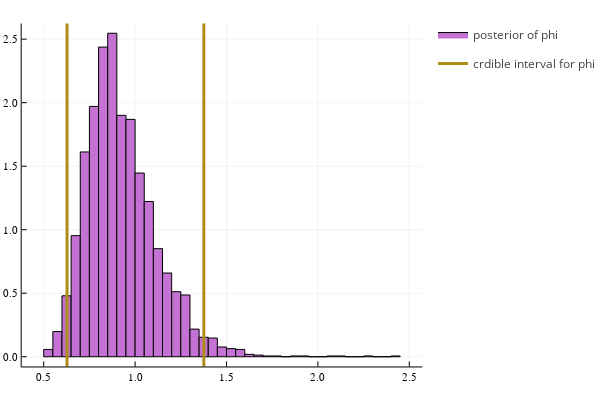

The notebook cell this image was saved under:
### Code cell
p = histogram(post_phi_thinning,normalize = true,c = 4,
    label = "posterior of phi")
credible_interval = quantile(post_phi_thinning,(2.5,97.5)./100)

vline!([credible_interval[1],credible_interval[2]],linewidth = 3,c = 5, 
label = "crdible interval for phi")
# savefig("lin reg 5")

### Figure 1 — Plotly figure (JSON) as saved in the notebook; plotly's stock layout.template omitted (floating-point values rounded to 4 significant figures)
{"data": [{"fill": "tozeroy", "fillcolor": "rgba(195, 113, 210, 1.000)", "legendgroup": "posterior of phi", "line": {"color": "rgba(0, 0, 0, 1.000)", "dash": "solid", "width": 1}, "mode": "lines", "name": "posterior of phi", "showlegend": true, "type": "scatter", "x": [0.5, 0.5, 0.55, 0.55, 0.5, 0.5], "xaxis": "x1", "y": [0.05758, 0, 0, 0.05758, 0.05758, 0.05758], "yaxis": "y1"}, {"fill": "tozeroy", "fillcolor": "rgba(195, 113, 210, 1.000)", "legendgroup": "posterior of phi", "line": {"color": "rgba(0, 0, 0, 1.000)", "dash": "solid", "width": 1}, "mode": "lines", "name": "posterior of phi", "showlegend": false, "type": "scatter", "x": [0.55, 0.55, 0.6, 0.6, 0.55, 0.55], "xaxis": "x1", "y": [0.1983, 0, 0, 0.1983, 0.1983, 0.1983], "yaxis": "y1"}, {"fill": "tozeroy", "fillcolor": "rgba(195, 113, 210, 1.000)", "legendgroup": "posterior of phi", "line": {"color": "rgba(0, 0, 0, 1.000)", "dash": "solid", "width": 1}, "mode": "lines", "name": "posterior of phi", "showlegend": false, "type": "scatter", "x": [0.6, 0.6, 0.65, 0.65, 0.6, 0.6], "xaxis": "x1", "y": [0.4798, 0, 0, 0.4798, 0.4798, 0.4798], "yaxis": "y1"}, {"fill": "tozeroy", "fillcolor": "rgba(195, 113, 210, 1.000)", "legendgroup": "posterior of phi", "line": {"color": "rgba(0, 0, 0, 1.000)", "dash": "solid", "width": 1}, "mode": "lines", "name": "posterior of phi", "showlegend": false, "type": "scatter", "x": [0.65, 0.65, 0.7, 0.7, 0.65, 0.65], "xaxis": "x1", "y": [0.9533, 0, 0, 0.9533, 0.9533, 0.9533], "yaxis": "y1"}, {"fill": "tozeroy", "fillcolor": "rgba(195, 113, 210, 1.000)", "legendgroup": "posterior of phi", "line": {"color": "rgba(0, 0, 0, 1.000)", "dash": "solid", "width": 1}, "mode": "lines", "name": "posterior of phi", "showlegend": false, "type": "scatter", "x": [0.7, 0.7, 0.75, 0.75, 0.7, 0.7], "xaxis": "x1", "y": [1.612, 0, 0, 1.612, 1.612, 1.612], "yaxis": "y1"}, {"fill": "tozeroy", "fillcolor": "rgba(195, 113, 210, 1.000)", "legendgroup": "posterior of phi", "line": {"color": "rgba(0, 0, 0, 1.000)", "dash": "solid", "width": 1}, "mode": "lines", "name": "posterior of phi", "showlegend": false, "type": "scatter", "x": [0.75, 0.75, 0.8, 0.8, 0.75, 0.75], "xaxis": "x1", "y": [1.971, 0, 0, 1.971, 1.971, 1.971], "yaxis": "y1"}, {"fill": "tozeroy", "fillcolor": "rgba(195, 113, 210, 1.000)", "legendgroup": "posterior of phi", "line": {"color": "rgba(0, 0, 0, 1.000)", "dash": "solid", "width": 1}, "mode": "lines", "name": "posterior of phi", "showlegend": false, "type": "scatter", "x": [0.8, 0.8, 0.85, 0.85, 0.8, 0.8], "xaxis": "x1", "y": [2.438, 0, 0, 2.438, 2.438, 2.438], "yaxis": "y1"}, {"fill": "tozeroy", "fillcolor": "rgba(195, 113, 210, 1.000)", "legendgroup": "posterior of phi", "line": {"color": "rgba(0, 0, 0, 1.000)", "dash": "solid", "width": 1}, "mode": "lines", "name": "posterior of phi", "showlegend": false, "type": "scatter", "x": [0.85, 0.85, 0.9, 0.9, 0.85, 0.85], "xaxis": "x1", "y": [2.546, 0, 0, 2.546, 2.546, 2.546], "yaxis": "y1"}, {"fill": "tozeroy", "fillcolor": "rgba(195, 113, 210, 1.000)", "legendgroup": "posterior of phi", "line": {"color": "rgba(0, 0, 0, 1.000)", "dash": "solid", "width": 1}, "mode": "lines", "name": "posterior of phi", "showlegend": false, "type": "scatter", "x": [0.9, 0.9, 0.95, 0.95, 0.9, 0.9], "xaxis": "x1", "y": [1.9, 0, 0, 1.9, 1.9, 1.9], "yaxis": "y1"}, {"fill": "tozeroy", "fillcolor": "rgba(195, 113, 210, 1.000)", "legendgroup": "posterior of phi", "line": {"color": "rgba(0, 0, 0, 1.000)", "dash": "solid", "width": 1}, "mode": "lines", "name": "posterior of phi", "showlegend": false, "type": "scatter", "x": [0.95, 0.95, 1, 1, 0.95, 0.95], "xaxis": "x1", "y": [1.868, 0, 0, 1.868, 1.868, 1.868], "yaxis": "y1"}, {"fill": "tozeroy", "fillcolor": "rgba(195, 113, 210, 1.000)", "legendgroup": "posterior of phi", "line": {"color": "rgba(0, 0, 0, 1.000)", "dash": "solid", "width": 1}, "mode": "lines", "name": "posterior of phi", "showlegend": false, "type": "scatter", "x": [1.0, 1.0, 1.05, 1.05, 1.0, 1.0], "xaxis": "x1", "y": [1.446, 0, 0, 1.446, 1.446, 1.446], "yaxis": "y1"}, {"fill": "tozeroy", "fillcolor": "rgba(195, 113, 210, 1.000)", "legendgroup": "posterior of phi", "line": {"color": "rgba(0, 0, 0, 1.000)", "dash": "solid", "width": 1}, "mode": "lines", "name": "posterior of phi", "showlegend": false, "type": "scatter", "x": [1.05, 1.05, 1.1, 1.1, 1.05, 1.05], "xaxis": "x1", "y": [1.222, 0, 0, 1.222, 1.222, 1.222], "yaxis": "y1"}, {"fill": "tozeroy", "fillcolor": "rgba(195, 113, 210, 1.000)", "legendgroup": "posterior of phi", "line": {"color": "rgba(0, 0, 0, 1.000)", "dash": "solid", "width": 1}, "mode": "lines", "name": "posterior of phi", "showlegend": false, "type": "scatter", "x": [1.1, 1.1, 1.15, 1.15, 1.1, 1.1], "xaxis": "x1", "y": [0.8509, 0, 0, 0.8509, 0.8509, 0.8509], "yaxis": "y1"}, {"fill": "tozeroy", "fillcolor": "rgba(195, 113, 210, 1.000)", "legendgroup": "posterior of phi", "line": {"color": "rgba(0, 0, 0, 1.000)", "dash": "solid", "width": 1}, "mode": "lines", "name": "posterior of phi", "showlegend": false, "type": "scatter", "x": [1.15, 1.15, 1.2, 1.2, 1.15, 1.15], "xaxis": "x1", "y": [0.659, 0, 0, 0.659, 0.659, 0.659], "yaxis": "y1"}, {"fill": "tozeroy", "fillcolor": "rgba(195, 113, 210, 1.000)", "legendgroup": "posterior of phi", "line": {"color": "rgba(0, 0, 0, 1.000)", "dash": "solid", "width": 1}, "mode": "lines", "name": "posterior of phi", "showlegend": false, "type": "scatter", "x": [1.2, 1.2, 1.25, 1.25, 1.2, 1.2], "xaxis": "x1", "y": [0.5118, 0, 0, 0.5118, 0.5118, 0.5118], "yaxis": "y1"}, {"fill": "tozeroy", "fillcolor": "rgba(195, 113, 210, 1.000)", "legendgroup": "posterior of phi", "line": {"color": "rgba(0, 0, 0, 1.000)", "dash": "solid", "width": 1}, "mode": "lines", "name": "posterior of phi", "showlegend": false, "type": "scatter", "x": [1.25, 1.25, 1.3, 1.3, 1.25, 1.25], "xaxis": "x1", "y": [0.4862, 0, 0, 0.4862, 0.4862, 0.4862], "yaxis": "y1"}, {"fill": "tozeroy", "fillcolor": "rgba(195, 113, 210, 1.000)", "legendgroup": "posterior of phi", "line": {"color": "rgba(0, 0, 0, 1.000)", "dash": "solid", "width": 1}, "mode": "lines", "name": "posterior of phi", "showlegend": false, "type": "scatter", "x": [1.3, 1.3, 1.35, 1.35, 1.3, 1.3], "xaxis": "x1", "y": [0.2175, 0, 0, 0.2175, 0.2175, 0.2175], "yaxis": "y1"}, {"fill": "tozeroy", "fillcolor": "rgba(195, 113, 210, 1.000)", "legendgroup": "posterior of phi", "line": {"color": "rgba(0, 0, 0, 1.000)", "dash": "solid", "width": 1}, "mode": "lines", "name": "posterior of phi", "showlegend": false, "type": "scatter", "x": [1.35, 1.35, 1.4, 1.4, 1.35, 1.35], "xaxis": "x1", "y": [0.1536, 0, 0, 0.1536, 0.1536, 0.1536], "yaxis": "y1"}, {"fill": "tozeroy", "fillcolor": "rgba(195, 113, 210, 1.000)", "legendgroup": "posterior of phi", "line": {"color": "rgba(0, 0, 0, 1.000)", "dash": "solid", "width": 1}, "mode": "lines", "name": "posterior of phi", "showlegend": false, "type": "scatter", "x": [1.4, 1.4, 1.45, 1.45, 1.4, 1.4], "xaxis": "x1", "y": [0.1472, 0, 0, 0.1472, 0.1472, 0.1472], "yaxis": "y1"}, {"fill": "tozeroy", "fillcolor": "rgba(195, 113, 210, 1.000)", "legendgroup": "posterior of phi", "line": {"color": "rgba(0, 0, 0, 1.000)", "dash": "solid", "width": 1}, "mode": "lines", "name": "posterior of phi", "showlegend": false, "type": "scatter", "x": [1.45, 1.45, 1.5, 1.5, 1.45, 1.45], "xaxis": "x1", "y": [0.07678, 0, 0, 0.07678, 0.07678, 0.07678], "yaxis": "y1"}, {"fill": "tozeroy", "fillcolor": "rgba(195, 113, 210, 1.000)", "legendgroup": "posterior of phi", "line": {"color": "rgba(0, 0, 0, 1.000)", "dash": "solid", "width": 1}, "mode": "lines", "name": "posterior of phi", "showlegend": false, "type": "scatter", "x": [1.5, 1.5, 1.55, 1.55, 1.5, 1.5], "xaxis": "x1", "y": [0.06398, 0, 0, 0.06398, 0.06398, 0.06398], "yaxis": "y1"}, {"fill": "tozeroy", "fillcolor": "rgba(195, 113, 210, 1.000)", "legendgroup": "posterior of phi", "line": {"color": "rgba(0, 0, 0, 1.000)", "dash": "solid", "width": 1}, "mode": "lines", "name": "posterior of phi", "showlegend": false, "type": "scatter", "x": [1.55, 1.55, 1.6, 1.6, 1.55, 1.55], "xaxis": "x1", "y": [0.05758, 0, 0, 0.05758, 0.05758, 0.05758], "yaxis": "y1"}, {"fill": "tozeroy", "fillcolor": "rgba(195, 113, 210, 1.000)", "legendgroup": "posterior of phi", "line": {"color": "rgba(0, 0, 0, 1.000)", "dash": "solid", "width": 1}, "mode": "lines", "name": "posterior of phi", "showlegend": false, "type": "scatter", "x": [1.6, 1.6, 1.65, 1.65, 1.6, 1.6], "xaxis": "x1", "y": [0.01919, 0, 0, 0.01919, 0.01919, 0.01919], "yaxis": "y1"}, {"fill": "tozeroy", "fillcolor": "rgba(195, 113, 210, 1.000)", "legendgroup": "posterior of phi", "line": {"color": "rgba(0, 0, 0, 1.000)", "dash": "solid", "width": 1}, "mode": "lines", "name": "posterior of phi", "showlegend": false, "type": "scatter", "x": [1.65, 1.65, 1.7, 1.7, 1.65, 1.65], "xaxis": "x1", "y": [0.0128, 0, 0, 0.0128, 0.0128, 0.0128], "yaxis": "y1"}, {"fill": "tozeroy", "fillcolor": "rgba(195, 113, 210, 1.000)", "legendgroup": "posterior of phi", "line": {"color": "rgba(0, 0, 0, 1.000)", "dash": "solid", "width": 1}, "mode": "lines", "name": "posterior of phi", "showlegend": false, "type": "scatter", "x": [1.7, 1.7, 1.75, 1.75, 1.7, 1.7], "xaxis": "x1", "y": [0.006398, 0, 0, 0.006398, 0.006398, 0.006398], "yaxis": "y1"}, {"fill": "tozeroy", "fillcolor": "rgba(195, 113, 210, 1.000)", "legendgroup": "posterior of phi", "line": {"color": "rgba(0, 0, 0, 1.000)", "dash": "solid", "width": 1}, "mode": "lines", "name": "posterior of phi", "showlegend": false, "type": "scatter", "x": [1.75, 1.75, 1.8, 1.8, 1.75, 1.75], "xaxis": "x1", "y": [0.006398, 0, 0, 0.006398, 0.006398, 0.006398], "yaxis": "y1"}, {"fill": "tozeroy", "fillcolor": "rgba(195, 113, 210, 1.000)", "legendgroup": "posterior of phi", "line": {"color": "rgba(0, 0, 0, 1.000)", "dash": "solid", "width": 1}, "mode": "lines", "name": "posterior of phi", "showlegend": false, "type": "scatter", "x": [1.8, 1.8, 1.85, 1.85, 1.8, 1.8], "xaxis": "x1", "y": [0, 0, 0, 0, 0, 0], "yaxis": "y1"}, {"fill": "tozeroy", "fillcolor": "rgba(195, 113, 210, 1.000)", "legendgroup": "posterior of phi", "line": {"color": "rgba(0, 0, 0, 1.000)", "dash": "solid", "width": 1}, "mode": "lines", "name": "posterior of phi", "showlegend": false, "type": "scatter", "x": [1.85, 1.85, 1.9, 1.9, 1.85, 1.85], "xaxis": "x1", "y": [0.006398, 0, 0, 0.006398, 0.006398, 0.006398], "yaxis": "y1"}, {"fill": "tozeroy", "fillcolor": "rgba(195, 113, 210, 1.000)", "legendgroup": "posterior of phi", "line": {"color": "rgba(0, 0, 0, 1.000)", "dash": "solid", "width": 1}, "mode": "lines", "name": "posterior of phi", "showlegend": false, "type": "scatter", "x": [1.9, 1.9, 1.95, 1.95, 1.9, 1.9], "xaxis": "x1", "y": [0.006398, 0, 0, 0.006398, 0.006398, 0.006398], "yaxis": "y1"}, {"fill": "tozeroy", "fillcolor": "rgba(195, 113, 210, 1.000)", "legendgroup": "posterior of phi", "line": {"color": "rgba(0, 0, 0, 1.000)", "dash": "solid", "width": 1}, "mode": "lines", "name": "posterior of phi", "showlegend": false, "type": "scatter", "x": [1.95, 1.95, 2, 2, 1.95, 1.95], "xaxis": "x1", "y": [0, 0, 0, 0, 0, 0], "yaxis": "y1"}, {"fill": "tozeroy", "fillcolor": "rgba(195, 113, 210, 1.000)", "legendgroup": "posterior of phi", "line": {"color": "rgba(0, 0, 0, 1.000)", "dash": "solid", "width": 1}, "mode": "lines", "name": "posterior of phi", "showlegend": false, "type": "scatter", "x": [2, 2, 2.05, 2.05, 2, 2], "xaxis": "x1", "y": [0, 0, 0, 0, 0, 0], "yaxis": "y1"}, {"fill": "tozeroy", "fillcolor": "rgba(195, 113, 210, 1.000)", "legendgroup": "posterior of phi", "line": {"color": "rgba(0, 0, 0, 1.000)", "dash": "solid", "width": 1}, "mode": "lines", "name": "posterior of phi", "showlegend": false, "type": "scatter", "x": [2.05, 2.05, 2.1, 2.1, 2.05, 2.05], "xaxis": "x1", "y": [0.006398, 0, 0, 0.006398, 0.006398, 0.006398], "yaxis": "y1"}, {"fill": "tozeroy", "fillcolor": "rgba(195, 113, 210, 1.000)", "legendgroup": "posterior of phi", "line": {"color": "rgba(0, 0, 0, 1.000)", "dash": "solid", "width": 1}, "mode": "lines", "name": "posterior of phi", "showlegend": false, "type": "scatter", "x": [2.1, 2.1, 2.15, 2.15, 2.1, 2.1], "xaxis": "x1", "y": [0.006398, 0, 0, 0.006398, 0.006398, 0.006398], "yaxis": "y1"}, {"fill": "tozeroy", "fillcolor": "rgba(195, 113, 210, 1.000)", "legendgroup": "posterior of phi", "line": {"color": "rgba(0, 0, 0, 1.000)", "dash": "solid", "width": 1}, "mode": "lines", "name": "posterior of phi", "showlegend": false, "type": "scatter", "x": [2.15, 2.15, 2.2, 2.2, 2.15, 2.15], "xaxis": "x1", "y": [0, 0, 0, 0, 0, 0], "yaxis": "y1"}, {"fill": "tozeroy", "fillcolor": "rgba(195, 113, 210, 1.000)", "legendgroup": "posterior of phi", "line": {"color": "rgba(0, 0, 0, 1.000)", "dash": "solid", "width": 1}, "mode": "lines", "name": "posterior of phi", "showlegend": false, "type": "scatter", "x": [2.2, 2.2, 2.25, 2.25, 2.2, 2.2], "xaxis": "x1", "y": [0, 0, 0, 0, 0, 0], "yaxis": "y1"}, {"fill": "tozeroy", "fillcolor": "rgba(195, 113, 210, 1.000)", "legendgroup": "posterior of phi", "line": {"color": "rgba(0, 0, 0, 1.000)", "dash": "solid", "width": 1}, "mode": "lines", "name": "posterior of phi", "showlegend": false, "type": "scatter", "x": [2.25, 2.25, 2.3, 2.3, 2.25, 2.25], "xaxis": "x1", "y": [0.006398, 0, 0, 0.006398, 0.006398, 0.006398], "yaxis": "y1"}, {"fill": "tozeroy", "fillcolor": "rgba(195, 113, 210, 1.000)", "legendgroup": "posterior of phi", "line": {"color": "rgba(0, 0, 0, 1.000)", "dash": "solid", "width": 1}, "mode": "lines", "name": "posterior of phi", "showlegend": false, "type": "scatter", "x": [2.3, 2.3, 2.35, 2.35, 2.3, 2.3], "xaxis": "x1", "y": [0, 0, 0, 0, 0, 0], "yaxis": "y1"}, {"fill": "tozeroy", "fillcolor": "rgba(195, 113, 210, 1.000)", "legendgroup": "posterior of phi", "line": {"color": "rgba(0, 0, 0, 1.000)", "dash": "solid", "width": 1}, "mode": "lines", "name": "posterior of phi", "showlegend": false, "type": "scatter", "x": [2.35, 2.35, 2.4, 2.4, 2.35, 2.35], "xaxis": "x1", "y": [0, 0, 0, 0, 0, 0], "yaxis": "y1"}, {"fill": "tozeroy", "fillcolor": "rgba(195, 113, 210, 1.000)", "legendgroup": "posterior of phi", "line": {"color": "rgba(0, 0, 0, 1.000)", "dash": "solid", "width": 1}, "mode": "lines", "name": "posterior of phi", "showlegend": false, "type": "scatter", "x": [2.4, 2.4, 2.45, 2.45, 2.4, 2.4], "xaxis": "x1", "y": [0.006398, 0, 0, 0.006398, 0.006398, 0.006398], "yaxis": "y1"}, {"colorbar": {"title": ""}, "legendgroup": "posterior of phi", "marker": {"color": "rgba(195, 113, 210, 0.000)", "line": {"color": "rgba(0, 0, 0, 0.000)", "width": 1}, "size": 0, "symbol": "circle"}, "mode": "markers", "name": "posterior of phi", "showlegend": false, "type": "scatter", "x": [0.525, 0.575, 0.625, 0.675, 0.725, 0.775, 0.825, 0.875, 0.925, 0.975, 1.025, 1.075, 1.125, 1.175, 1.225, 1.275, 1.325, 1.375, 1.425, 1.475, 1.525, 1.575, 1.625, 1.675, 1.725, 1.775, 1.825, 1.875, 1.925, 1.975, 2.025, 2.075, 2.125, 2.175, 2.225, 2.275, 2.325, 2.375, 2.425], "xaxis": "x", "y": [0.05758, 0.1983, 0.4798, 0.9533, 1.612, 1.971, 2.438, 2.546, 1.9, 1.868, 1.446, 1.222, 0.8509, 0.659, 0.5118, 0.4862, 0.2175, 0.1536, 0.1472, 0.07678, 0.06398, 0.05758, 0.01919, 0.0128, 0.006398, 0.006398, 0, 0.006398, 0.006398, 0, 0, 0.006398, 0.006398, 0, 0, 0.006398, 0, 0, 0.006398], "yaxis": "y", "zmax": null, "zmin": null}, {"colorbar": {"title": ""}, "legendgroup": "crdible interval for phi", "line": {"color": "rgba(172, 142, 24, 1.000)", "dash": "solid", "shape": "linear", "width": 3}, "mode": "lines", "name": "crdible interval for phi", "showlegend": true, "type": "scatter", "x": [0.6277, 0.6277], "xaxis": "x", "y": [-270.0, 272.5], "yaxis": "y", "zmax": null, "zmin": null}, {"colorbar": {"title": ""}, "legendgroup": "crdible interval for phi", "line": {"color": "rgba(172, 142, 24, 1.000)", "dash": "solid", "shape": "linear", "width": 3}, "mode": "lines", "name": "crdible interval for phi", "showlegend": false, "type": "scatter", "x": [1.376, 1.376], "xaxis": "x", "y": [-270.0, 272.5], "yaxis": "y", "zmax": null, "zmin": null}], "layout": {"annotations": [], "height": 400, "legend_position": {"bgcolor": "rgba(255, 255, 255, 1.000)", "bordercolor": "rgba(0, 0, 0, 1.000)", "borderwidth": 1, "font": {"color": "rgba(0, 0, 0, 1.000)", "family": "sans-serif", "size": 11}, "title": {"font": {"color": "rgba(0, 0, 0, 1.000)", "family": "sans-serif", "size": 15}, "text": ""}, "tracegroupgap": 0, "traceorder": "normal", "x": 1, "xanchor": "auto", "y": 1, "yanchor": "auto"}, "margin": {"b": 20, "l": 0, "r": 0, "t": 20}, "paper_bgcolor": "rgba(255, 255, 255, 1.000)", "plot_bgcolor": "rgba(255, 255, 255, 1.000)", "showlegend": true, "width": 600, "xaxis": {"anchor": "y", "domain": [0.05101, 0.9934], "gridcolor": "rgba(0, 0, 0, 0.100)", "gridwidth": 0.5, "linecolor": "rgba(0, 0, 0, 1.000)", "mirror": false, "range": [0.3795, 2.571], "showgrid": true, "showline": true, "showticklabels": true, "tickangle": 0, "tickcolor": "rgb(0, 0, 0)", "tickfont": {"color": "rgba(0, 0, 0, 1.000)", "family": "sans-serif", "size": 11}, "tickmode": "array", "ticks": "inside", "ticktext": ["0.5", "1.0", "1.5", "2.0", "2.5"], "tickvals": [0.5, 1, 1.5, 2, 2.5], "title": "", "titlefont": {"color": "rgba(0, 0, 0, 1.000)", "family": "sans-serif", "size": 15}, "type": "-", "visible": true, "zeroline": false, "zerolinecolor": "rgba(0, 0, 0, 1.000)"}, "yaxis": {"anchor": "x", "domain": [0.03762, 0.9902], "gridcolor": "rgba(0, 0, 0, 0.100)", "gridwidth": 0.5, "linecolor": "rgba(0, 0, 0, 1.000)", "mirror": false, "range": [-0.07639, 2.623], "showgrid": true, "showline": true, "showticklabels": true, "tickangle": 0, "tickcolor": "rgb(0, 0, 0)", "tickfont": {"color": "rgba(0, 0, 0, 1.000)", "family": "sans-serif", "size": 11}, "tickmode": "array", "ticks": "inside", "ticktext": ["0.0", "0.5", "1.0", "1.5", "2.0", "2.5"], "tickvals": [0, 0.5, 1, 1.5, 2, 2.5], "title": "", "titlefont": {"color": "rgba(0, 0, 0, 1.000)", "family": "sans-serif", "size": 15}, "type": "-", "visible": true, "zeroline": false, "zerolinecolor": "rgba(0, 0, 0, 1.000)"}}}
